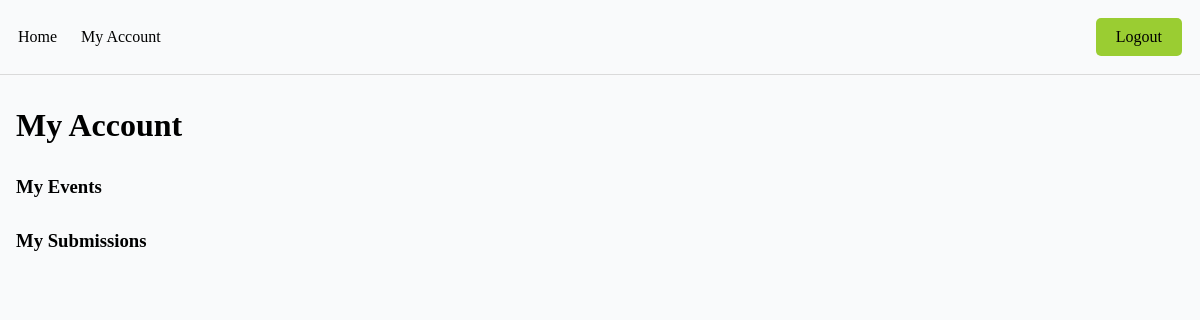
Before: /account/ (signed in) with the older database file.
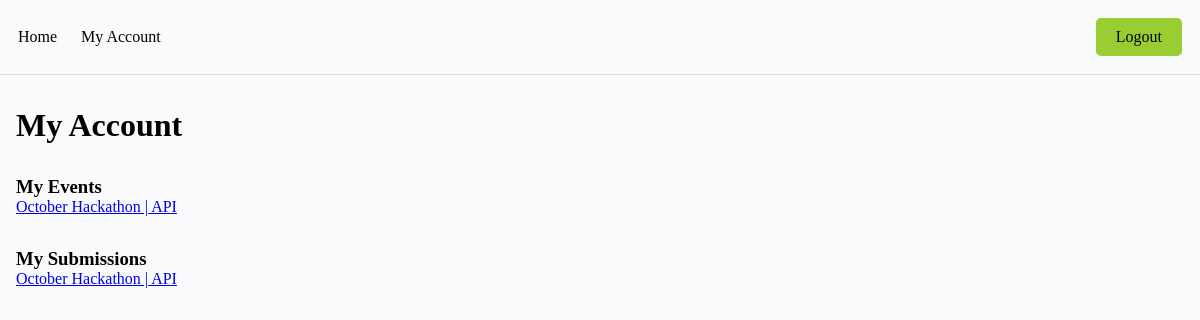
After: the same page with the newer database file.
### base/models.py (models this page shows, shortened)
class Event(models.Model):
    name = models.CharField(max_length=200)
    description = models.TextField(null=True, blank=True)
    participants = models.ManyToManyField(User, blank=True, related_name='events')
    start_date = models.DateTimeField(null=True)
    end_date = models.DateTimeField(null=True)
    registration_deadline = models.DateTimeField(null=True)
    updated = models.DateTimeField(auto_now=True)
    created = models.DateTimeField(auto_now_add=True)

class Submission(models.Model):
    participant = models.ForeignKey(User, on_delete=models.SET_NULL, null=True, related_name ='submissions')
    event = models.ForeignKey(Event, on_delete=models.SET_NULL, null=True)
    details = models.TextField(null=True, blank=True)

### base/views.py (the view)
# urls.py: path('account/', views.account_page, name='account'),
@login_required(login_url='login')
def account_page(request):
    user = request.user
    context = {'user':user}
    return render(request, 'account.html', context)

### templates/account.html
{% extends 'main.html' %}
{% block content %}
    <div class="section">
        <h1>My Account</h1>
    </div>
    <div class="section">
        <h3>My Events</h3>
        {% for event in user.events.all %}
            <a href="{% url 'event' event.id %}">{{event.name}}</a>
        {% endfor %}
    </div>
    <div class="section">
        <h3>My Submissions</h3>
        {% for sub in user.submissions.all %}
            <a href="{% url 'update-submission' sub.id %}">{{sub.event.name}}</a>
        {% endfor %}
    </div>
{% endblock %}

Changed rows visible on the page:
now on this page (row unchanged): Event: name "October Hackathon | API"
added Submission: event.name "October Hackathon | API"
